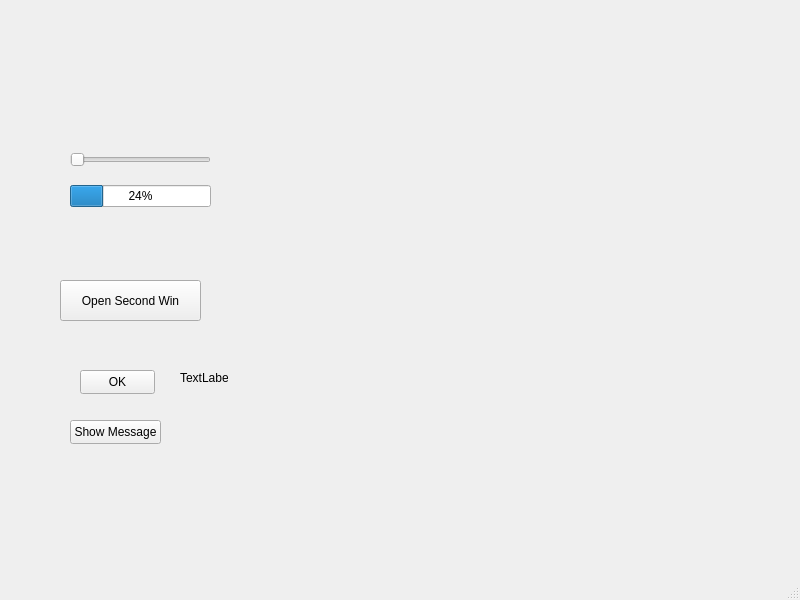
<?xml version="1.0" encoding="UTF-8"?>
<ui version="4.0">
 <class>MainWindow</class>
 <widget class="QMainWindow" name="MainWindow">
  <property name="geometry">
   <rect>
    <x>0</x>
    <y>0</y>
    <width>800</width>
    <height>600</height>
   </rect>
  </property>
  <property name="windowTitle">
   <string>MainWindow</string>
  </property>
  <widget class="QWidget" name="centralwidget">
   <widget class="QPushButton" name="pushButton">
    <property name="geometry">
     <rect>
      <x>80</x>
      <y>370</y>
      <width>75</width>
      <height>24</height>
     </rect>
    </property>
    <property name="text">
     <string>OK</string>
    </property>
   </widget>
   <widget class="QLabel" name="label">
    <property name="geometry">
     <rect>
      <x>180</x>
      <y>370</y>
      <width>48</width>
      <height>16</height>
     </rect>
    </property>
    <property name="text">
     <string>TextLabel</string>
    </property>
   </widget>
   <widget class="QPushButton" name="pushButton_2">
    <property name="geometry">
     <rect>
      <x>70</x>
      <y>420</y>
      <width>91</width>
      <height>24</height>
     </rect>
    </property>
    <property name="text">
     <string>Show Message</string>
    </property>
   </widget>
   <widget class="QPushButton" name="pushButton_3">
    <property name="geometry">
     <rect>
      <x>60</x>
      <y>280</y>
      <width>141</width>
      <height>41</height>
     </rect>
    </property>
    <property name="text">
     <string>Open Second Win</string>
    </property>
   </widget>
   <widget class="QWidget" name="">
    <property name="geometry">
     <rect>
      <x>70</x>
      <y>140</y>
      <width>141</width>
      <height>81</height>
     </rect>
    </property>
    <layout class="QVBoxLayout" name="verticalLayout">
     <item>
      <widget class="QSlider" name="horizontalSlider">
       <property name="orientation">
        <enum>Qt::Horizontal</enum>
       </property>
      </widget>
     </item>
     <item>
      <widget class="QProgressBar" name="progressBar">
       <property name="value">
        <number>24</number>
       </property>
      </widget>
     </item>
    </layout>
   </widget>
  </widget>
  <widget class="QMenuBar" name="menubar">
   <property name="geometry">
    <rect>
     <x>0</x>
     <y>0</y>
     <width>800</width>
     <height>22</height>
    </rect>
   </property>
  </widget>
  <widget class="QStatusBar" name="statusbar"/>
 </widget>
 <resources/>
 <connections>
  <connection>
   <sender>horizontalSlider</sender>
   <signal>valueChanged(int)</signal>
   <receiver>progressBar</receiver>
   <slot>setValue(int)</slot>
   <hints>
    <hint type="sourcelabel">
     <x>120</x>
     <y>193</y>
    </hint>
    <hint type="destinationlabel">
     <x>125</x>
     <y>211</y>
    </hint>
   </hints>
  </connection>
 </connections>
</ui>
